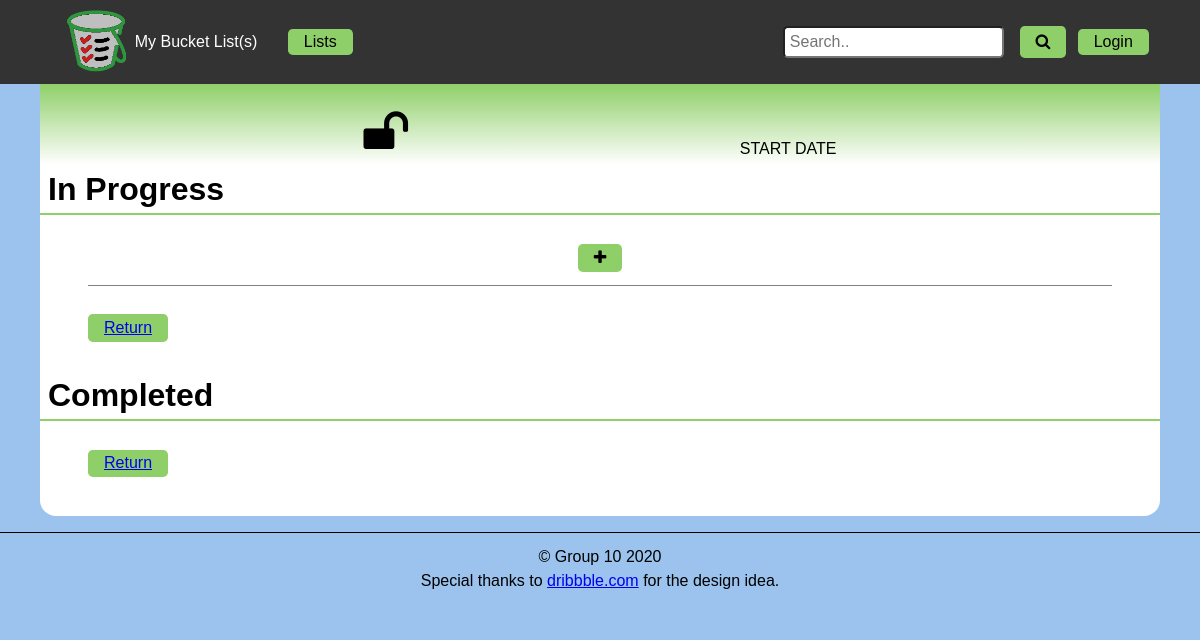
Before: /sample_list.php with the older database file.
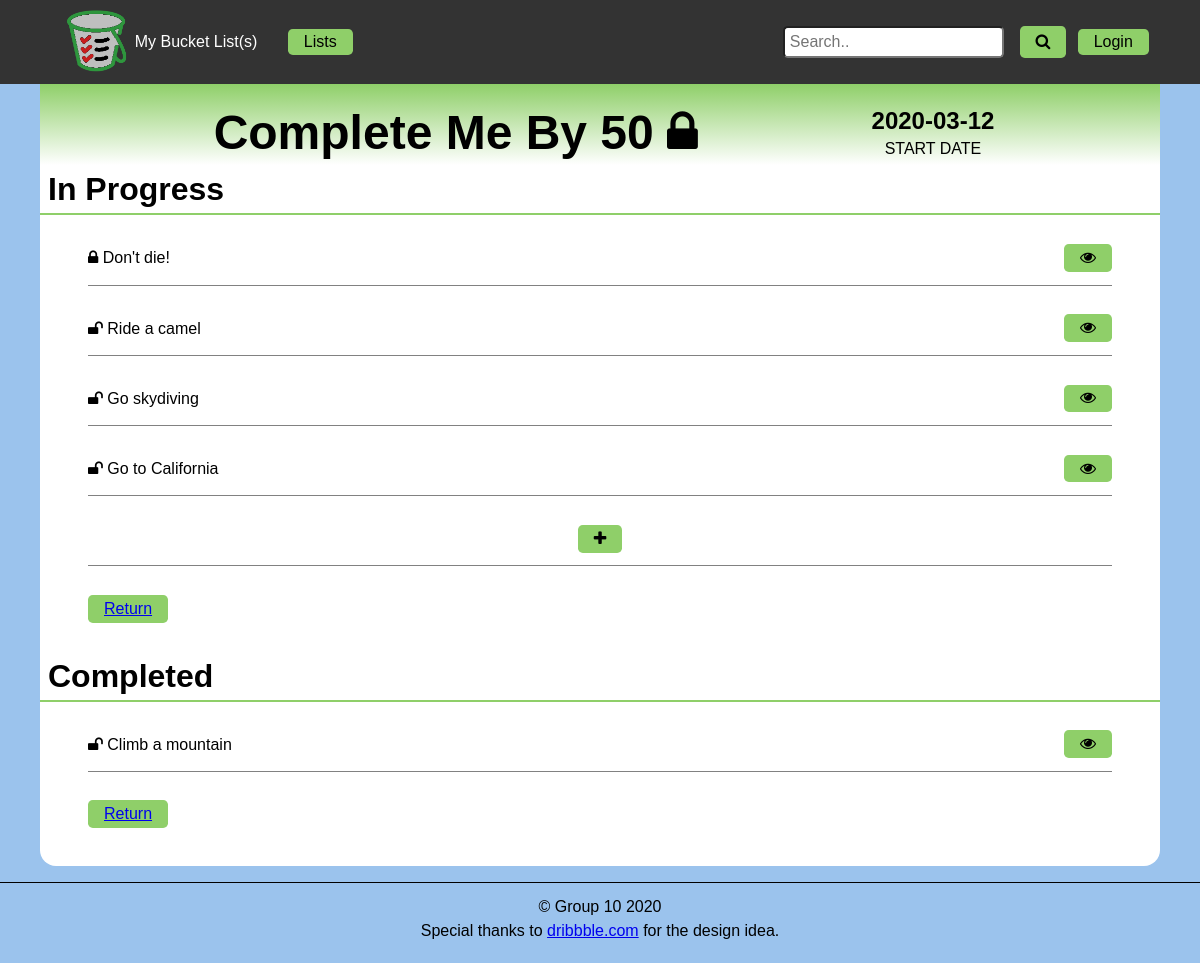
After: the same page with the newer database file.
### tables this page shows
CREATE TABLE `g10_lists` (
  `id` int(11) NOT NULL,
  `fk_userid` int(11) NOT NULL,
  `listname` varchar(50) NOT NULL,
  `start` date NOT NULL,
  `end` date DEFAULT NULL,
  `private` tinyint(1) NOT NULL DEFAULT '1'
);

CREATE TABLE `g10_listitems` (
  `id` int(11) NOT NULL,
  `fk_listid` int(11) NOT NULL,
  `name` varchar(50) NOT NULL,
  `description` varchar(280) DEFAULT NULL,
  `picpath` varchar(255) DEFAULT NULL,
  `completion` date DEFAULT NULL,
  `private` tinyint(1) NOT NULL DEFAULT '1'
);

### sample_list.php (the view, shortened to what this page needs)
<?php
  $pdo = connectDb();
  $query = "SELECT * FROM `g10_lists` WHERE id = ?";
  $stmt = $pdo->prepare($query);
  $stmt->execute([1]);
  $list = $stmt->fetch();
  $query =  "SELECT id, name, completion, private FROM `g10_listitems` WHERE fk_listid = ?";
  $stmt = $pdo->prepare($query);
  $stmt->execute([$list['id']]);
  $listitems = $stmt->fetchAll();
?>
<!DOCTYPE html>
<html lang="en">
    <head>
        <?php
            include "includes/meta.php";
        ?>
    </head>
    <body>
        <header>
            <?php include 'includes/nav.php' ?>
        </header>
        <main>
            <header>
                <h1>
                    <?= $list['listname'] ?>
                    <?php if($list['private'] == 1):?>
                        <span><i class="fa fa-lock"></i></span>
                    <?php else: ?>
                        <span><i class="fa fa-unlock"></i></span>
                    <?php endif ?>
                </h1>
                <div>
                    <span><?= $list['start'] ?></span>
                    <p>START DATE</p>
                </div>
            </header>
            <h2>In Progress</h2>
            <ul>
                <?php foreach($listitems as $row): ?>
                    <?php if($row['completion'] != null)
                            continue;
                    ?>
                    <li>
                        <?php if ($row['private'] == 1):?>
                                <span><i class="fa fa-lock"></i> <?= $row['name']?></span>
                        <?php else: ?>
                            <span><i class="fa fa-unlock"></i> <?= $row['name']?></span>
                        <?php endif ?>
                        <div>
                            <button class="viewbutton" value="<?= $row['id']?>"><i class="fa fa-eye"></i></button>
                        </div>
                    </li>
                <?php endforeach ?>
                <li><button id = "additem"><i class="fa fa-plus"></i></button></li>
                <li><button type="button" name="Return" ><a href="display_list.php">Return</a></button></li>
            </ul>
            <h2>Completed</h2>
            <ul>
                <?php foreach($listitems as $row): ?>
                    <?php if($row['completion'] == null)
                            continue;
                    ?>
                    <li>
                        <?php if ($row['private'] == 1):?>
                                <span><i class="fa fa-lock"></i> <?= $row['name']?></span>
                        <?php else: ?>
                            <span><i class="fa fa-unlock"></i> <?= $row['name']?></span>
                        <?php endif ?>
                        <div><button class="viewbutton" value="<?= $row['id']?>"><i class="fa fa-eye"></i></button></div>
                    </li>
                <?php endforeach ?>
                <li>
                    <button type="button" name="Return" ><a href="display_list.php">Return</a></button>
                </li>
            </ul>
        </main>
        <?php include 'includes/footer.php' ?>
    </body>
</html>

### includes/meta.php (shortened to what this page needs)
<link type="text/css" rel="stylesheet" href="css/reset.css" />
<link type="text/css" rel="stylesheet" href="css/default.css" />
<link rel="stylesheet" href="https://cdnjs.cloudflare.com/ajax/libs/font-awesome/4.7.0/css/font-awesome.min.css">

### includes/nav.php (shortened to what this page needs)
<nav>
  <ul>
    <li>
      <a href="index.php"><div class="logo">
        <figure>
          <img src="img/bucket.png" alt="Bucket List Logo" height=75 />
        </figure>
        <span>My Bucket List(s)</span>
      </div></a>
    </li>
    <li class="dropdown">Lists
    </li>
    <li>
        <form method="post" action="searchresults.php" id="search-container">
          <input type="text" placeholder="Search.." name="searchData" maxlength="20" required>
          <button id="search-btn" type="submit" name="search"><i class="fa fa-search"></i></button>
        </form>
    </li>
    <?php if(isset($_SESSION['user'])): ?>
      <li class="dropdown"><?= $_SESSION['user'] ?>
          <ul class="dropdown-content">
            <li><a id="signOut" href="logout.php">Sign Out</a></li>
            <li><a href="accounts.php">Edit Account</a></li>
          </ul>
        </li>
    <?php else: ?>
      <li>
        <a href = "login.php">Login</a>
      </li>
    <?php endif; ?>
  </ul>
</nav>

### includes/footer.php
<footer>
  <div>&copy; Group 10 2020</div>
  <p><em>Special thanks to <a href="https://dribbble.com/tags/resume">dribbble.com</a>
      for the design idea.</em></p>
</footer>

### css/default.css (style rules this page uses)
:root { --link-color: #8fcf69; --linkhover-color: #818181; --text-color: #000; }
body { background-color: #9bc3ed; color: var(--text-color); font-family: Verdana, Helvetica, sans-serif; font-size: 16px; margin: auto; }
main { background-color: #FFF; border-bottom-right-radius: 1rem; border-bottom-left-radius: 1rem; max-width: 70rem; font-size: 1em; padding: 0 0 0.6em 0; margin: auto; }
header { text-align: center; background: linear-gradient(var(--link-color), transparent); }
main header { align-items: flex-end; display: flex; flex-direction: row; justify-content: space-evenly; padding: 1em 0 0 0; }
footer { text-align: center; border-top: 1px solid #000; padding: 1em 0; margin-top: 1em; }
p,h1,h2,h3,h4,h5 { padding: 0.5rem; }
h1 { font-size: 3em; font-weight: bold; }
h2 { font-size: 2em; font-weight: bold; border-bottom: 2px solid var(--link-color); }
form { border: 0.1em solid #818181; border-radius: 0.3em; box-shadow: 0.1em 0.1em #000; margin: 1em auto; padding: 1em; width: 75%; }
button, nav a, .dropdown, #login a { padding: 0.3rem 1rem; color: var(--text-color); margin: 0.5rem auto; background-color: var(--link-color); font-size: 1rem; border: none; cursor: pointer; border-radius: 0.3rem; }
input { padding: 0.3rem; border-radius: 0.3rem; font-size: 1rem; margin: 0.5rem 1rem; }
nav { background-color: #333; }
nav > ul { max-width: 70rem; display: flex; align-items: center; color: #FFF; margin: 0 auto; }
nav li, nav form { display: flex; }
#search-container { border: none; box-shadow: none; padding: 0; margin: 0; }
nav > ul > li:nth-last-child(2) { margin-left: auto; }
nav a, .dropdown, #login a { text-decoration: none; margin: 0.2rem 0.7rem; }
a[href^="index"] { padding: 0 0.5em; background-color: inherit; color: inherit; }
.dropdown { outline: none; position: relative; display: flex; flex-direction: column; }
main header div:nth-child(-n+3) span { font-size: 1.5em; font-weight: bold; }
main header~ul li, .lists>ul li { align-content: center; border-bottom: 0.1em solid #818181; display: flex; margin: 1em 3em; padding: 0.3em 0; }
main header~ul li span { align-self: center; }
main header~ul li div { margin-left: auto; }
main header~ul li:last-of-type, .lists>ul li:last-of-type { border: none; display:block; justify-self: flex-start; }
.logo { display: flex; align-items: center; justify-content: center; }

Changed rows visible on the page:
added g10_lists: listname "Complete Me By 50", start "2020-03-12"
added g10_listitems: name "Don't die!", $row['id'] 1 (drawn), shown under "In Progress"
added g10_listitems: name "Ride a camel", $row['id'] 2 (drawn), shown under "In Progress"
added g10_listitems: name "Go skydiving", $row['id'] 27 (drawn), shown under "In Progress"
added g10_listitems: name "Go to California", $row['id'] 28 (drawn), shown under "In Progress"
added g10_listitems: name "Climb a mountain", $row['id'] 29 (drawn), shown under "Completed"
